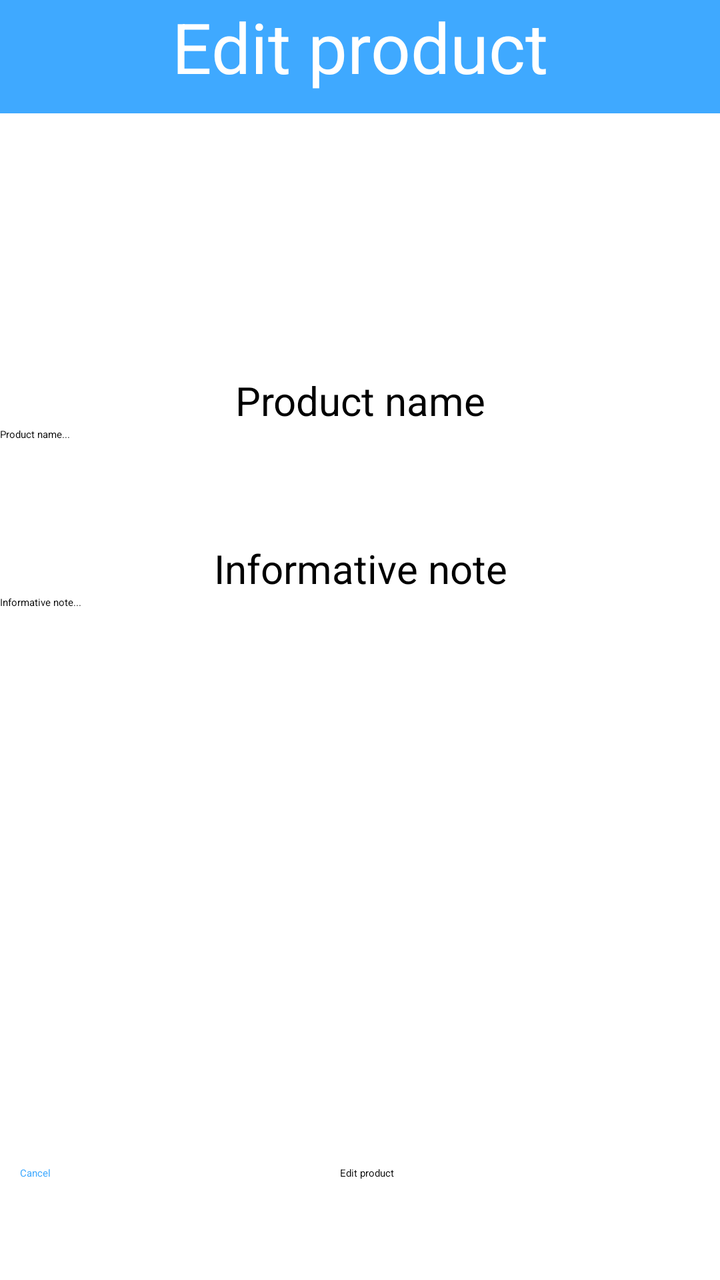
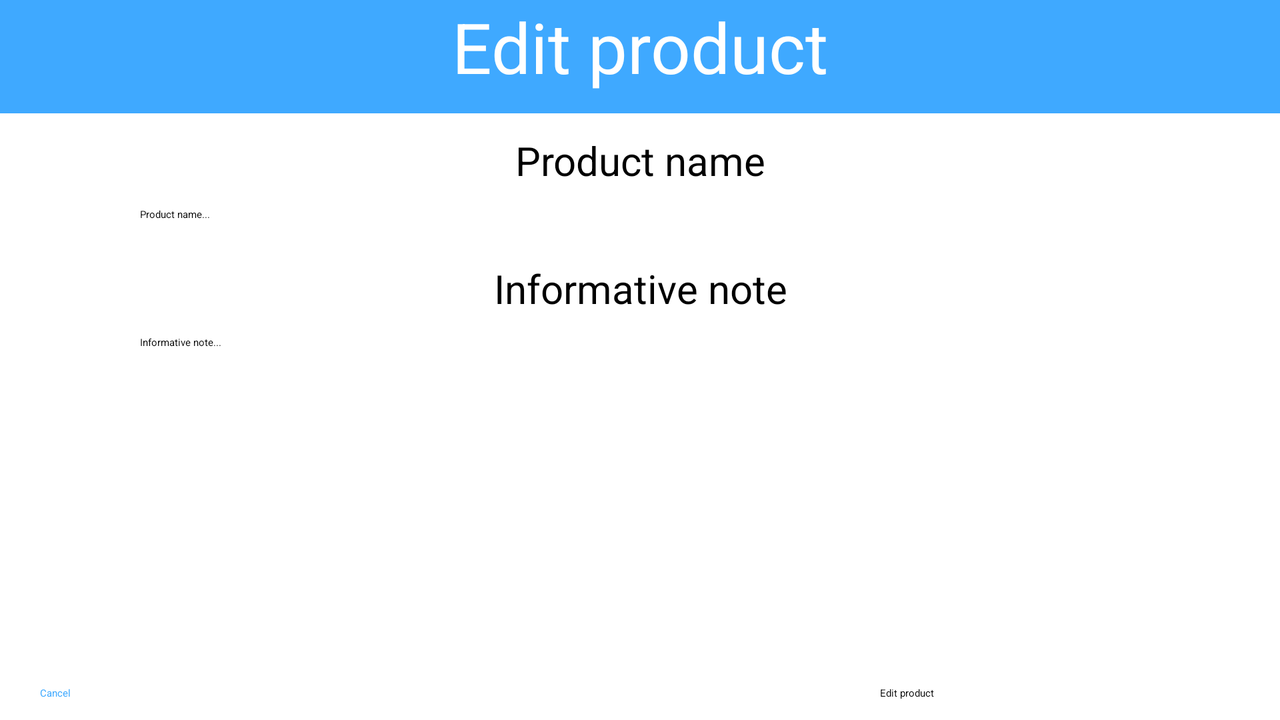

Compare how this app lays out the same screen by default and in its alternative resource folder. The renders come first, then the two layout files and the values they reference.
<!-- AndroidManifest.xml: application theme Theme.IShoppingList -->
<!-- res/layout/activity_edit_product.xml -->
<?xml version="1.0" encoding="utf-8"?>
<androidx.constraintlayout.widget.ConstraintLayout
    xmlns:android="http://schemas.android.com/apk/res/android"
    xmlns:app="http://schemas.android.com/apk/res-auto"
    xmlns:tools="http://schemas.android.com/tools"
    android:id="@+id/main"
    android:layout_width="match_parent"
    android:layout_height="match_parent"
    tools:context=".activities.EditProductActivity">

    <LinearLayout
        android:id="@+id/linearLayout4"
        android:layout_width="match_parent"
        android:layout_height="729dp"
        android:orientation="vertical"
        tools:ignore="MissingConstraints"
        tools:layout_editor_absoluteX="1dp"
        tools:layout_editor_absoluteY="1dp">

        <LinearLayout
            android:layout_width="match_parent"
            android:layout_height="wrap_content"
            android:background="#3FA9FF"
            android:orientation="horizontal"
            android:paddingBottom="10dp"
            app:layout_constraintEnd_toEndOf="parent"
            app:layout_constraintStart_toStartOf="parent"
            app:layout_constraintTop_toTopOf="parent">


            <TextView
                android:id="@+id/tvTitle"
                android:layout_width="wrap_content"
                android:layout_height="wrap_content"
                android:layout_weight="1"
                android:text="Edit product"
                android:textAlignment="center"
                android:textColor="@color/white"
                android:textSize="35sp" />

        </LinearLayout>

        <LinearLayout
            android:layout_width="match_parent"
            android:layout_height="wrap_content"
            android:layout_marginTop="130dp"
            android:orientation="vertical">

            <TextView
                android:id="@+id/tvTitleName"
                android:layout_width="match_parent"
                android:layout_height="wrap_content"
                android:layout_weight="1"
                android:text="Product name"
                android:textAlignment="center"
                android:textColor="@color/black"
                android:textSize="20sp" />

            <EditText
                android:id="@+id/etName"
                android:layout_width="match_parent"
                android:layout_height="wrap_content"
                android:layout_marginBottom="50dp"
                android:layout_weight="1"
                android:ems="10"
                android:hint="Product name..."
                android:inputType="text" />

            <TextView
                android:id="@+id/tvTitleInformativeNote"
                android:layout_width="match_parent"
                android:layout_height="wrap_content"
                android:layout_weight="1"
                android:text="Informative note"
                android:textAlignment="center"
                android:textColor="@color/black"
                android:textSize="20sp" />

            <EditText
                android:id="@+id/etInformativeNote"
                android:layout_width="match_parent"
                android:layout_height="wrap_content"
                android:layout_weight="1"
                android:ems="10"
                android:hint="Informative note..."
                android:inputType="text" />

        </LinearLayout>

        <LinearLayout
            android:layout_width="match_parent"
            android:layout_height="wrap_content"
            android:orientation="horizontal">


            <Switch
                android:id="@+id/swtPendingPurchase"
                android:layout_width="wrap_content"
                android:layout_height="wrap_content"
                android:text="Pending purchase"
                android:layout_gravity="center"
                />


            <Switch
                android:id="@+id/swtContainsGluten"
                android:layout_width="wrap_content"
                android:layout_height="wrap_content"
                android:text="Contains gluten"
                android:layout_gravity="center"
                />



            <Switch
                android:id="@+id/swtContainsLactose"
                android:layout_width="wrap_content"
                android:layout_height="wrap_content"
                android:text="Contains lactose"
                android:layout_gravity="center"
                />


        </LinearLayout>


    </LinearLayout>

    <Button
        android:id="@+id/btnEdit"
        android:layout_width="180dp"
        android:layout_height="wrap_content"
        android:text="Edit product"
        app:layout_constraintBottom_toBottomOf="parent"
        app:layout_constraintEnd_toEndOf="parent"
        android:layout_marginBottom="50dp"
        android:backgroundTint="#3FA9FF"
        android:layout_marginRight="10dp"
        />

    <Button
        android:id="@+id/btnCancel"
        android:layout_width="200dp"
        android:layout_height="wrap_content"
        android:layout_marginLeft="10dp"
        style="?attr/materialButtonOutlinedStyle"
        app:strokeColor="#3FA9FF"
        android:textColor="#3FA9FF"
        android:text="Cancel"
        app:layout_constraintBottom_toBottomOf="parent"
        app:layout_constraintStart_toStartOf="parent"
        android:layout_marginBottom="50dp"
        />

</androidx.constraintlayout.widget.ConstraintLayout>
<!-- resources referenced by this layout -->
<resources>
  <color name="black">#FF000000</color>
  <color name="white">#FFFFFFFF</color>
  <!-- from res/values-v23/ -->
  <style name="Theme.IShoppingList" parent="Base.Theme.IShoppingList">
          
          <item name="android:navigationBarColor">@android:color/transparent</item>
          <item name="android:statusBarColor">@android:color/transparent</item>
          <item name="android:windowLightStatusBar">?attr/isLightTheme</item>
      </style>
</resources>
<!-- res/layout-land/activity_edit_product.xml (the author's variant of the layout above) -->
<!-- drawn on the phone turned sideways -->
<?xml version="1.0" encoding="utf-8"?>
<androidx.constraintlayout.widget.ConstraintLayout
    xmlns:android="http://schemas.android.com/apk/res/android"
    xmlns:app="http://schemas.android.com/apk/res-auto"
    xmlns:tools="http://schemas.android.com/tools"
    android:id="@+id/main"
    android:layout_width="match_parent"
    android:layout_height="match_parent"
    tools:context=".activities.EditProductActivity">

    <LinearLayout
        android:id="@+id/linearLayout4"
        android:layout_width="match_parent"
        android:layout_height="729dp"
        android:orientation="vertical"
        tools:ignore="MissingConstraints"
        tools:layout_editor_absoluteX="1dp"
        tools:layout_editor_absoluteY="1dp">

        <LinearLayout
            android:layout_width="match_parent"
            android:layout_height="wrap_content"
            android:background="#3FA9FF"
            android:orientation="horizontal"
            android:paddingBottom="10dp"
            app:layout_constraintEnd_toEndOf="parent"
            app:layout_constraintStart_toStartOf="parent"
            app:layout_constraintTop_toTopOf="parent">


            <TextView
                android:id="@+id/tvTitle"
                android:layout_width="wrap_content"
                android:layout_height="wrap_content"
                android:layout_weight="1"
                android:text="Edit product"
                android:textAlignment="center"
                android:textColor="@color/white"
                android:textSize="35sp" />

        </LinearLayout>

        <LinearLayout
            android:layout_width="match_parent"
            android:layout_height="wrap_content"
            android:orientation="vertical"
            android:layout_marginTop="10dp"
            >

            <TextView
                android:id="@+id/tvTitleName"
                android:layout_width="match_parent"
                android:layout_height="wrap_content"
                android:layout_weight="1"
                android:text="Product name"
                android:textAlignment="center"
                android:textColor="@color/black"
                android:textSize="20sp" />

            <EditText
                android:id="@+id/etName"
                android:layout_width="500dp"
                android:layout_height="wrap_content"
                android:layout_marginBottom="20dp"
                android:layout_marginTop="10dp"
                android:layout_gravity="center"
                android:layout_weight="1"
                android:hint="Product name..."
                android:inputType="text" />

            <TextView
                android:id="@+id/tvTitleInformativeNote"
                android:layout_width="match_parent"
                android:layout_height="wrap_content"
                android:layout_weight="1"
                android:text="Informative note"
                android:textAlignment="center"
                android:textColor="@color/black"
                android:textSize="20sp" />

            <EditText
                android:id="@+id/etInformativeNote"
                android:layout_width="500dp"
                android:layout_height="wrap_content"
                android:layout_gravity="center"
                android:layout_marginTop="10dp"
                android:layout_weight="1"
                android:hint="Informative note..."
                android:inputType="text" />

            <Switch
                android:id="@+id/swtPendingPurchase"
                android:layout_width="200dp"
                android:layout_height="wrap_content"
                android:layout_weight="1"
                android:text="Pending purchase"
                android:layout_marginTop="10dp"
                android:layout_gravity="center"
                />

        </LinearLayout>

    </LinearLayout>

    <Button
        android:id="@+id/btnEdit"
        android:layout_width="180dp"
        android:layout_height="wrap_content"
        android:text="Edit product"
        app:layout_constraintBottom_toBottomOf="parent"
        app:layout_constraintEnd_toEndOf="parent"
        android:layout_marginBottom="10dp"
        android:backgroundTint="#3FA9FF"
        android:layout_marginRight="20dp"
        />

    <Button
        android:id="@+id/btnCancel"
        android:layout_width="200dp"
        android:layout_height="wrap_content"
        android:layout_marginLeft="20dp"
        style="?attr/materialButtonOutlinedStyle"
        app:strokeColor="#3FA9FF"
        android:textColor="#3FA9FF"
        android:text="Cancel"
        app:layout_constraintBottom_toBottomOf="parent"
        app:layout_constraintStart_toStartOf="parent"
        android:layout_marginBottom="10dp"
        />

</androidx.constraintlayout.widget.ConstraintLayout>
